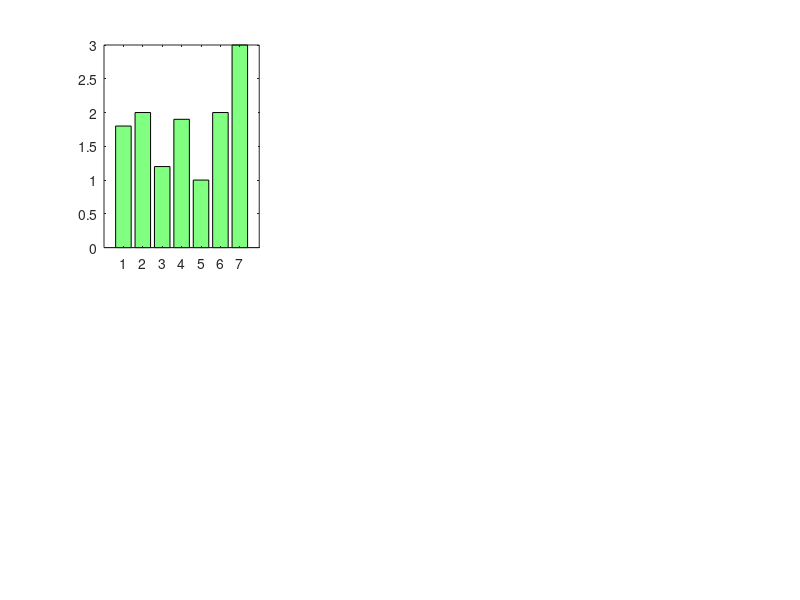

The MATLAB source for this figure: (Note: this script raises an error after producing the figure.)
function demo_sigstar
% demo function for sigstar
%
% function demo_sigstar
%
% No input or output arguments.
%
%
% 


rows=2;
cols=3;

clf

subplot(rows,cols,1)

H=bar([1.8,2,1.2,1.9,1,2,3]);
set(H,'FaceColor',[0.5,1,0.5])
groups={[4,7],[2,3],[6,5]};
H=sigstar(groups,[0.001,0.05,0.04]);


subplot(rows,cols,2)
H=bar([10,7,6,5]);
set(gca,'XTickLabel',{'X','a','b','c'})
set(H,'FaceColor',[0.5,1,0.5])
groups={{'X','c'},...
 		{1,'b'},... %note you can mix and match notions
		{'X','a'}};


H=sigstar(groups,[0.0001,0.005,0.04]);
set(H,'Color','b')
%Extend the last arms down:
Y=get(H(1,1),'YData'); Y(4)=7.5; set(H(1,1),'YData',Y);
Y=get(H(2,1),'YData'); Y(4)=6.5; set(H(2,1),'YData',Y);
Y=get(H(3,1),'YData'); Y(4)=5.5; set(H(3,1),'YData',Y);

ylim([0,13])



subplot(rows,cols,3)
%A box plot
d=randn([20,3]);
d(:,2)=d(:,2)+2;
boxplot(d)
ylim([-3,6])
H=sigstar({[1,2],[2,3]},[]);



subplot(rows,cols,4)
%A line plot
x=1:12;
y=randn(size(x));
y(5)=y(5)-5;
y(6)=y(6)+5;

plot(x,y,'o-r','MarkerFaceColor',[1,0.5,0.5])

sigstar({[5,6]},[0.05]);
xlim([1,12])


%Grouped bar chart
subplot(rows,cols,5)
y = [2 2 3; 2 5 6; 2 8 9; 6 13 15];
bar(y)
sigstar({[1,4],[2,4],[3,4]},[0.05,0.05,0.05]);
xlim([0.5,4.5])



if exist('notBoxPlot')
	subplot(rows,cols,6)
	R=randn(15,3);
	R(:,2)=	R(:,2)+2;
	notBoxPlot(R)
	sigstar({[1,2],[3,2]},[0.05,0.05]);

end


